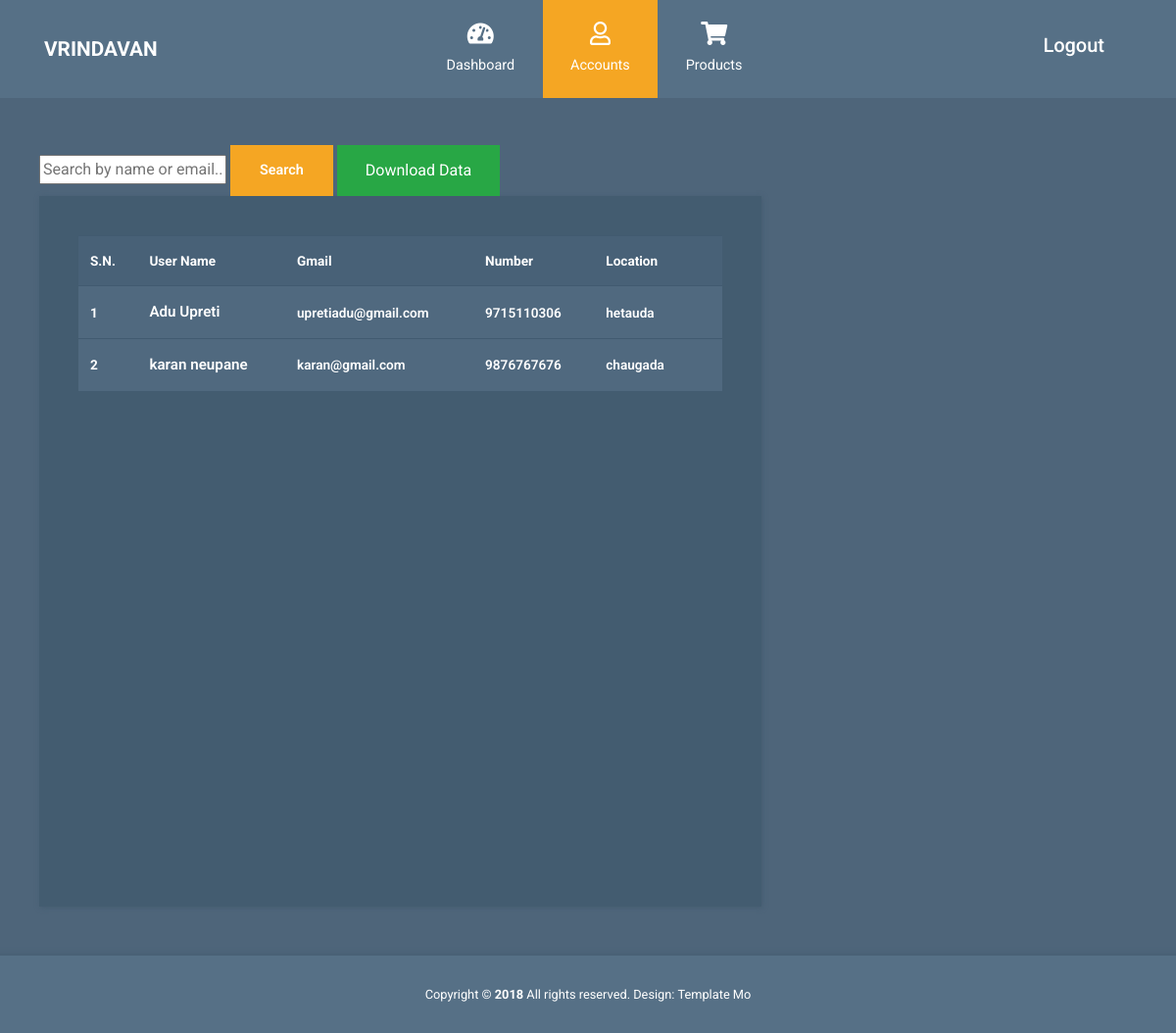
/admin-dashboard/user-list/ (signed in), run on an earlier commit of the app's database.
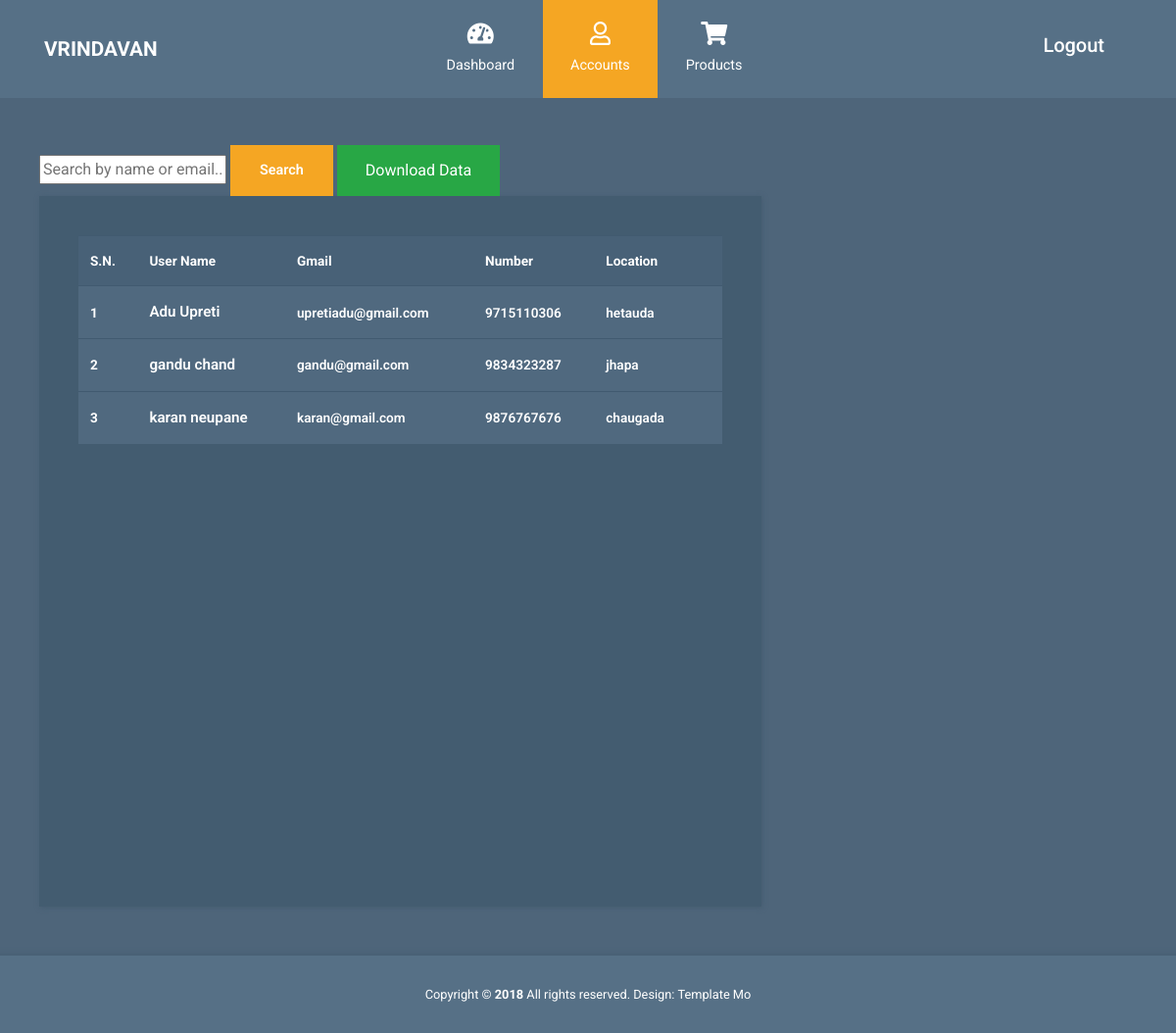
And on a later commit of the database.
### logsign/models.py (models this page shows, shortened)
class Profile(models.Model):
    user = models.OneToOneField(User, on_delete=models.CASCADE)
    full_name = models.CharField(max_length=255)  # Added full_name field
    location = models.CharField(max_length=255)
    phone = models.CharField(max_length=15, blank=True, null=True)

### adminpage/views.py (the view)
# urls.py: path('user-list/',Userlist, name='userlist'),
@login_required
def Userlist(request):
    query = request.GET.get('q')
    if query:
        user_list = Profile.objects.filter(
            Q(full_name__icontains=query) |
            Q(user__email__icontains=query)
        ).order_by('full_name')
    else:
        user_list = Profile.objects.all().order_by('full_name')
    if 'export' in request.GET:
        return export_users_to_excel(user_list)
    datas = {
        'userlist': user_list,
        'query': query,
    }
    return render(request, "adminfile/userlist.html", datas)

### templates/adminfile/userlist.html (shortened to what this page needs)
{% extends 'adminfile/ad_parent.html' %}
{% load static %}
{% block contents %}
<div class="container mt-5">
  <div class="row tm-content-row">
    <div class="col-sm-12 col-md-12 col-lg-8 col-xl-8 tm-block-col">
      <form method="GET" action="{% url 'userlist' %}">
        <input type="text" name="q" placeholder="Search by name or email..." value="{{ query|default_if_none:'' }}">
        <button type="submit" class="btn btn-primary">Search</button>
        <button type="submit" name="export" value="true" class="btn btn-success">Download Data</button>
      </form>
      <div class="tm-bg-primary-dark tm-block tm-block-products">
        <div class="tm-product-table-container">
            <table class="table table-hover tm-table-small tm-product-table">
              <thead>
                  <tr>
                      <th scope="col">S.N.</th>
                      <th scope="col">User Name</th>
                      <th scope="col">Gmail</th>
                      <th scope="col">Number</th>
                      <th scope="col">Location</th>
                      <th scope="col"></th>
                  </tr>
              </thead>
              <tbody>
                  {% for user in userlist %}
                  <tr>
                    <th scope="row">{{ forloop.counter }}</th>
                      <td class="tm-product-name">{{ user.full_name }}</td>
                      <td>{{ user.user.email }}</td>
                      <td>{{ user.phone }}</td>
                      <td>{{ user.location }}</td>
                      <td></td>
                  </tr>
                  {% endfor %}
              </tbody>
          </table>
        </div>
      </div>
    </div>
  </div>
</div>
{% endblock %}

What changed in the data, as far as the page shows it:
added Profile: full_name "gandu chand", user.email "gandu@gmail.com", phone "9834323287", location "jhapa"
